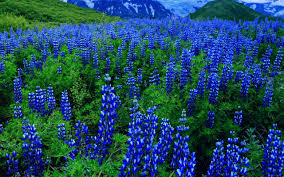
#> input picture M6_Computer_Vision/02. Annotating images and color spaces/img/blue-flowers.jpg, 284 x 177 px
$ jupyter execute 'Computer Vision Color Spaces.ipynb'
#> lines starting #> are read from the running program, lines starting #| are printed output that depends on the picture
# Computer Vision color spaces

### Import statements

[cell 1]
import cv2
import numpy as np
import matplotlib.pyplot as plt

### To edit an image making a copy of it is always a good idea!

[cell 2]
# Load an image
# And make a copy of the original image to avoid manipulating the original image
def imgshow(img):
    plt.figure(figsize=(10,10))
    plt.imshow((img[:,:,::-1]))

[cell 3]
path = './img/'
blue_flowers = cv2.imread(path + 'blue-flowers.jpg')
#> blue_flowers is the input picture: shape (177, 284, 3); mean B, G, R 95.9, 74.3, 30.7
blue_flowers_copy = blue_flowers.copy()
imgshow(blue_flowers)

[Hint](# "Numpy .copy function")

## Color Spaces

### BGR Spliting the color channels

[cell 4]
# Load a color image and split in is different B, G and R channels
b, g, r = cv2.split(blue_flowers_copy)
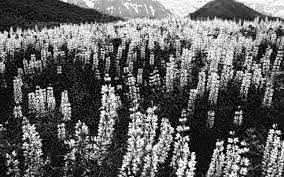
#> b: shape (177, 284); min 0, max 255, mean 95.9
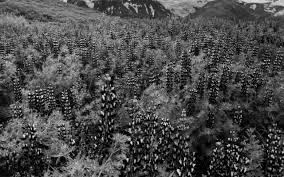
#> g: shape (177, 284); min 0, max 244, mean 74.3
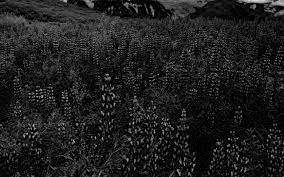
#> r: shape (177, 284); min 0, max 216, mean 30.7

[Hint](# "cv2.split")

[cell 5]
# Show each channel channel on screen

#### Merging the color channels

[cell 6]
# Modify a channel and then merge them all again

[Hint](# "cv2.merge")

[cell 7]
# Create a black canvas with the same size as the image you loaded

[Hint](# "use numpy np.zeros function with the img.shape[:2]")

[cell 8]
# Merge each channel with the black canvas
# So you will end up with 3 images: (Red,Black,Black), (Black,Green,Black) and (Black,Black,Blue)
# Assuming you are working with RGB, but BGR is also fine

[Hint](# "cv2.merge")

### HSV: Hue Saturation Value

#### M&Ms challenge!

[cell 9]
# Use the image below and convert it from BGR to HSV
img = cv2.imread('img/m.jpg')
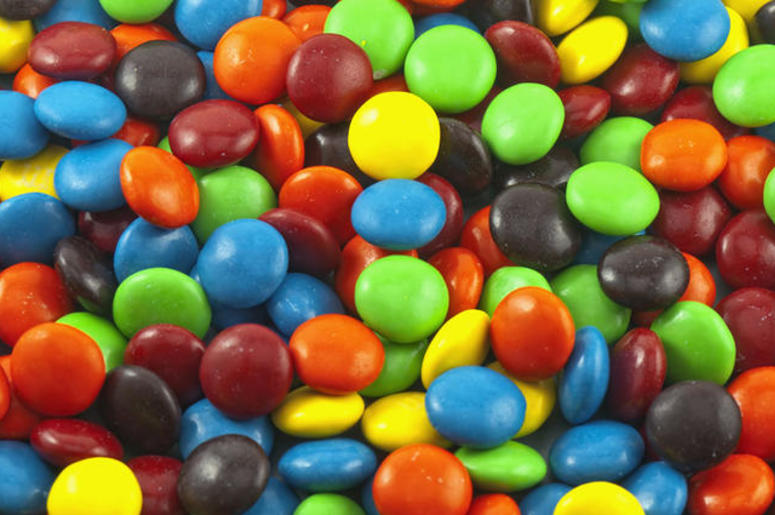
#> input picture M6_Computer_Vision/02. Annotating images and color spaces/img/m.jpg, 775 x 515 px
#> img is the input picture: shape (515, 775, 3); mean B, G, R 63.8, 107.6, 121.9
plt.figure(figsize = (20,15));
plt.imshow(cv2.cvtColor(img,cv2.COLOR_BGR2RGB));
